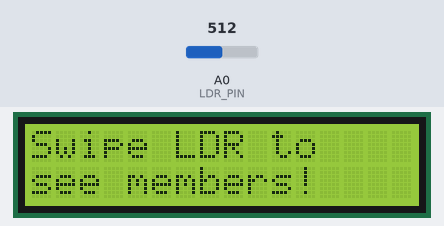
The sketch below on a simulated Arduino Uno, built with avr-gcc and run on an emulated ATmega328P. On the bench: 16×2 character LCD. The test bench sets the inputs (shaded band); at power-on: A0 (LDR_PIN) = 512.

Above: at 0.1 s.
3.3 s: A0 (LDR_PIN) set to 483
At 4.3 s:
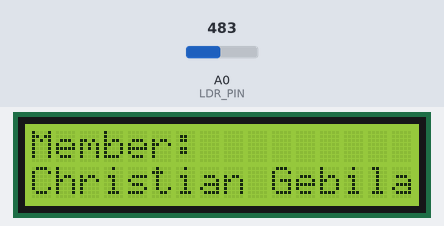
Timing chart, 0 to 6.3 s (numbered marks = the images above; inputs shaded):
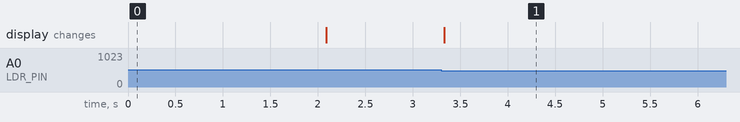

Measured:
- the behaviour switches between 500 and 499 on A0 (LDR_PIN) (found by bisection; images 0 and 1)
- after the input at 3.3 s, the display: changes at once (image 1)

The sketch:

6.1_LCDnames.ino
```cpp
//please install the ***LiquidCrystal I2C by Frank de Brabander*** library first
// Mga kinakailangang library para sa LCD I2C communication
#include <Wire.h>
#include <LiquidCrystal_I2C.h>


LiquidCrystal_I2C lcd(0x27, 16, 2);  // Set up ng LCD gamit ang I2C address (0x27 o 0x3F) at 16x2 size
const int LDR_PIN = A0;              // Define ng pin kung saan nakakabit ang LDR (Light Dependent Resistor)
// Threshold value para madetect ang hand swipe
const int THRESHOLD = 500;           // Pwedeng i-adjust depende sa ilaw ng kwarto
int memberIndex = 0;                 // Variable para malaman kung anong pangalan ang ipapakita
bool handSwiped = false;             // Boolean flag para malaman kung may kamay na dumaan
unsigned long lastSwipeTime = 0;     // Timer variables para maiwasan ang double-swipe issue
const int swipeCooldown = 500;       // 500ms cooldown para maiwasan ang rapid switching

void setup() {
    lcd.init();       // I-initialize ang LCD screen
    lcd.backlight();  // Buksan ang ilaw ng LCD

    // Magpakita ng unang mensahe
    lcd.setCursor(0, 0);
    lcd.print("Swipe LDR to");
    lcd.setCursor(0, 1);
    lcd.print("see members!");

    delay(2000);  // Hintayin ng 2 segundo bago linisin ang screen
    lcd.clear();
}

void loop() {
    int lightValue = analogRead(LDR_PIN);  // Basahin ang light value mula sa LDR

    // Kunin ang kasalukuyang oras gamit ang millis()
    unsigned long currentTime = millis();

    // Kung mabilis na dumaan ang kamay (bumaba ang light level)
    if (lightValue < THRESHOLD && !handSwiped && (currentTime - lastSwipeTime > swipeCooldown)) {
        handSwiped = true;                      // Markahan na nagkaroon ng swipe
        lastSwipeTime = currentTime;            // I-update ang last swipe time

        // Linisin ang LCD bago mag-display
        lcd.clear();
        lcd.setCursor(0, 0);
        lcd.print("Member:");

        // Gumamit ng switch-case para ipakita ang pangalan depende sa memberIndex
        lcd.setCursor(0, 1);
        switch (memberIndex) {
            case 0:
                lcd.print("Christian Gebilaguin");
                break;
            case 1:
                lcd.print("Jenny Hipolito");
                break;
            case 2:
                lcd.print("Raymart Aprre");
                break;
            case 3:
                lcd.print("Angelo Tan");
                break;
            case 4:
                lcd.print("Cheena Ulep");
                break;
        }
        // Lumipat sa susunod na pangalan (babalik sa una pag natapos ang 5)
        memberIndex = (memberIndex + 1) % 5;
    }
    // Kapag nawala na ang kamay (bumalik ang ilaw), i-reset ang flag
    else if (lightValue > THRESHOLD) {
        handSwiped = false;
    }
}
```
